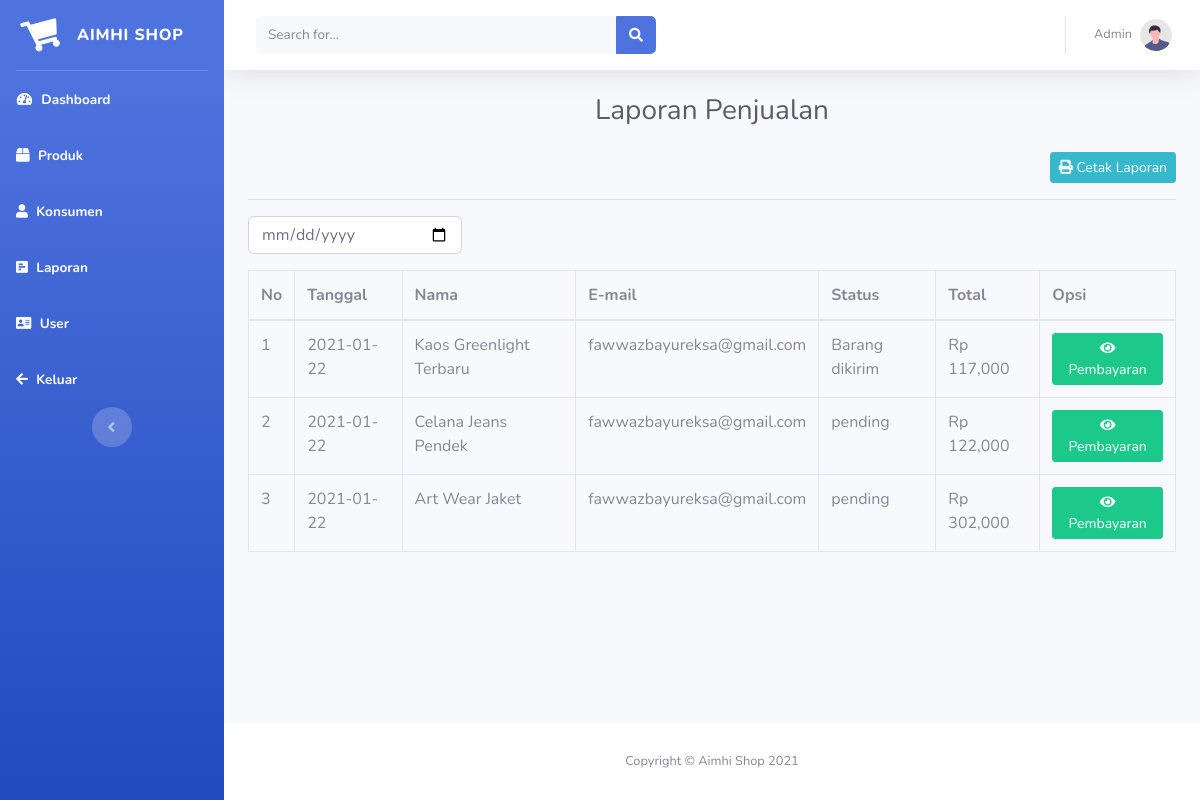
Screenshot of /admin/index.php?page=laporan (signed in) with the database file from the repository.
### tables this page shows
CREATE TABLE `pembelian` (
  `id_pembelian` int(11) NOT NULL,
  `id_pelanggan` int(11) NOT NULL,
  `id_kurir` int(6) NOT NULL,
  `tanggal_pembelian` date NOT NULL,
  `total_pembelian` int(11) NOT NULL,
  `alamat_lengkap` text NOT NULL,
  `status_pembelian` varchar(100) NOT NULL DEFAULT 'pending',
  `resi` varchar(30) NOT NULL
);

CREATE TABLE `pembelian_produk` (
  `id_pembelian_produk` int(11) NOT NULL,
  `id_pembelian` int(11) NOT NULL,
  `id_produk` int(11) NOT NULL,
  `jumlah` int(11) NOT NULL,
  `nama` varchar(50) NOT NULL,
  `harga` int(11) NOT NULL,
  `subharga` int(11) NOT NULL
);

CREATE TABLE `user` (
  `id_user` int(5) NOT NULL,
  `nama` varchar(30) NOT NULL,
  `nama_usr` varchar(30) NOT NULL,
  `email` varchar(30) NOT NULL,
  `telp` varchar(14) NOT NULL,
  `pass` varchar(30) NOT NULL,
  `gender` int(11) NOT NULL,
  `tgl_lahir` date NOT NULL,
  `alamat` text NOT NULL,
  `bank` varchar(30) NOT NULL,
  `norek` varchar(30) NOT NULL,
  `namarek` varchar(30) NOT NULL
);

### admin/laporan.php (the view)
<?php
require_once 'koneksi.php';
?>
<h1 class="h3 mb-0 text-gray-800 text-center">Laporan Penjualan</h1>
<br>
<div class="text-right"><a href="cetaklaporan.php" target="_blank" class="btn btn-info btn-sm"><i class="fas fa-print"></i> Cetak Laporan</a></div>
<hr>
<table class="table table-bordered">
    <thead>
        <tr>
            <th>No</th>
            <th>Tanggal</th>
            <th>Nama </th>
            <th>E-mail</th>
            <th>Status</th>
            <th>Total</th>
            <th>Opsi</th>
        </tr>
    </thead>
    <tbody>
        <div class="row justify-content-start">
            <div class="col-sm-3">
                <form action="" method="get">
                    <div class="form-group">
                        <input type="date" name="" id="" class="form-control">
                    </div>
                </form>
            </div>
        </div>
        <?php
        $no = 1;
        $query = mysqli_query($koneksi, "SELECT * FROM pembelian JOIN user
                    ON pembelian.id_pelanggan=user.id_user JOIN pembelian_produk ON pembelian.id_pembelian=pembelian_produk.id_pembelian
                    JOIN barang ON pembelian_produk.id_produk=barang.br_id");
        while ($data = mysqli_fetch_assoc($query)) {
        ?>
            <tr>
                <td><?php echo $no; ?></td>
                <td><?php echo $data['tanggal_pembelian']; ?></td>
                <td><?= $data['nama'] ?></td>
                <td><?= $data['email'] ?></td>
                <td><?php echo $data['status_pembelian']; ?></td>
                <td> Rp <?php echo  number_format($data['total_pembelian']); ?></td>
                <td><a href="index.php?page=pembayaran&id=<?= $data['id_pembelian'] ?>" class="btn btn-success btn-sm"> <i class="fas fa-eye"></i> Pembayaran</a></td>
            <?php $no++;
        } ?>
            </tr>
    </tbody>
</table>

### rows the page displays
pembelian: tanggal_pembelian "2021-01-22", pembelian_produk.nama "Kaos Greenlight Terbaru", user.email "fawwazbayureksa@gmail.com", status_pembelian "Barang dikirim", total_pembelian "117,000"
pembelian: tanggal_pembelian "2021-01-22", pembelian_produk.nama "Celana Jeans Pendek", user.email "fawwazbayureksa@gmail.com", status_pembelian "pending", total_pembelian "122,000"
pembelian: tanggal_pembelian "2021-01-22", pembelian_produk.nama "Art Wear Jaket", user.email "fawwazbayureksa@gmail.com", status_pembelian "pending", total_pembelian "302,000"
